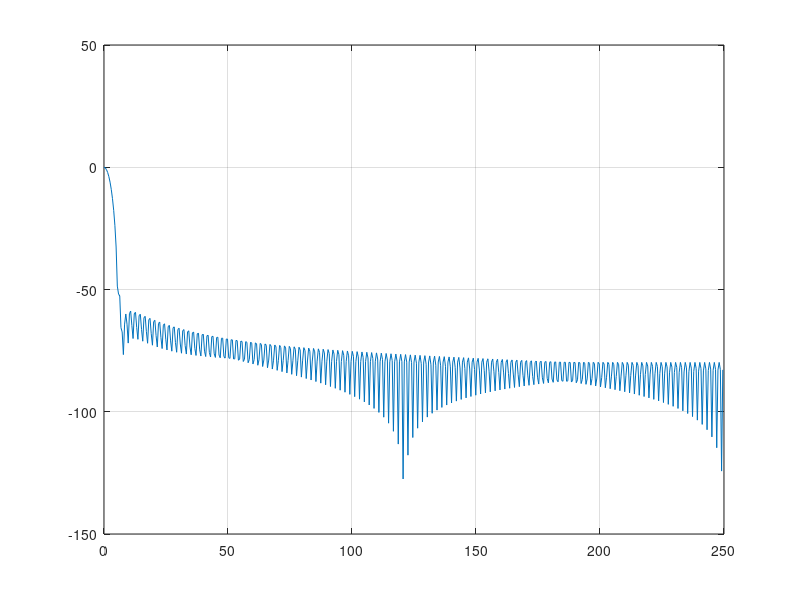

Reproduce this figure in MATLAB.
clc;
clear all;
close all;
fs=500;
t=0:1/fs:1;
x=sin(2*pi*0*t)+sin(2*pi*5*t)+sin(2*pi*10*t);
N=1024;
fs1=4.99;
fs2=5.1;
x1=fir1(256,fs1/500,'stop');
x2=filter(x1,1,x);
[H, W] = freqz(x1);
plot(fs * W/(2*pi), 20*log10(abs(H)))
grid on;
